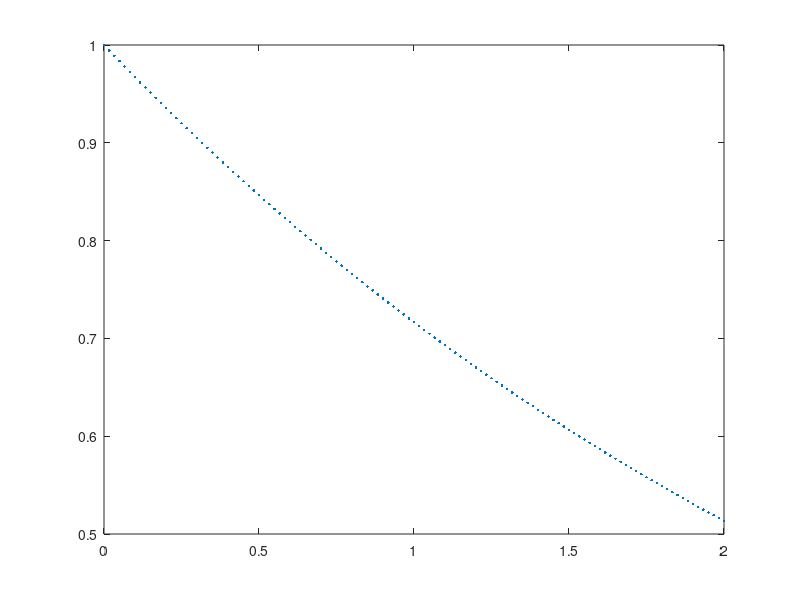

Write the MATLAB code that produced this figure. (Note: this script raises an error after producing the figure.)
% Just a quick scrap file to estimate filter loading times for the PSAP for AMICE
% assuming about 120 1/Mm
% [Bap] = Bap_ss(time, sample_flow, Tr

% model reduction in Tr vs time assuming Beers law

ttime = (0:2*60)./(24*60); % two hours in minutes)
Tr = exp(-8 * ttime); 

figure; plot(ttime*24, Tr,'.'); logy
xlabel('time (hours)') ; ylabel('Filter Tr');
title('PSAP filter Tr vs Time for ~125 1/Mm')

Bap = Bap_ss(ttime, ones(size(ttime)), Tr,30);

figure; plot(ttime*24, Bap,'o')
xlabel('time (hours)') ; ylabel('Bap [1/Mm]]');
